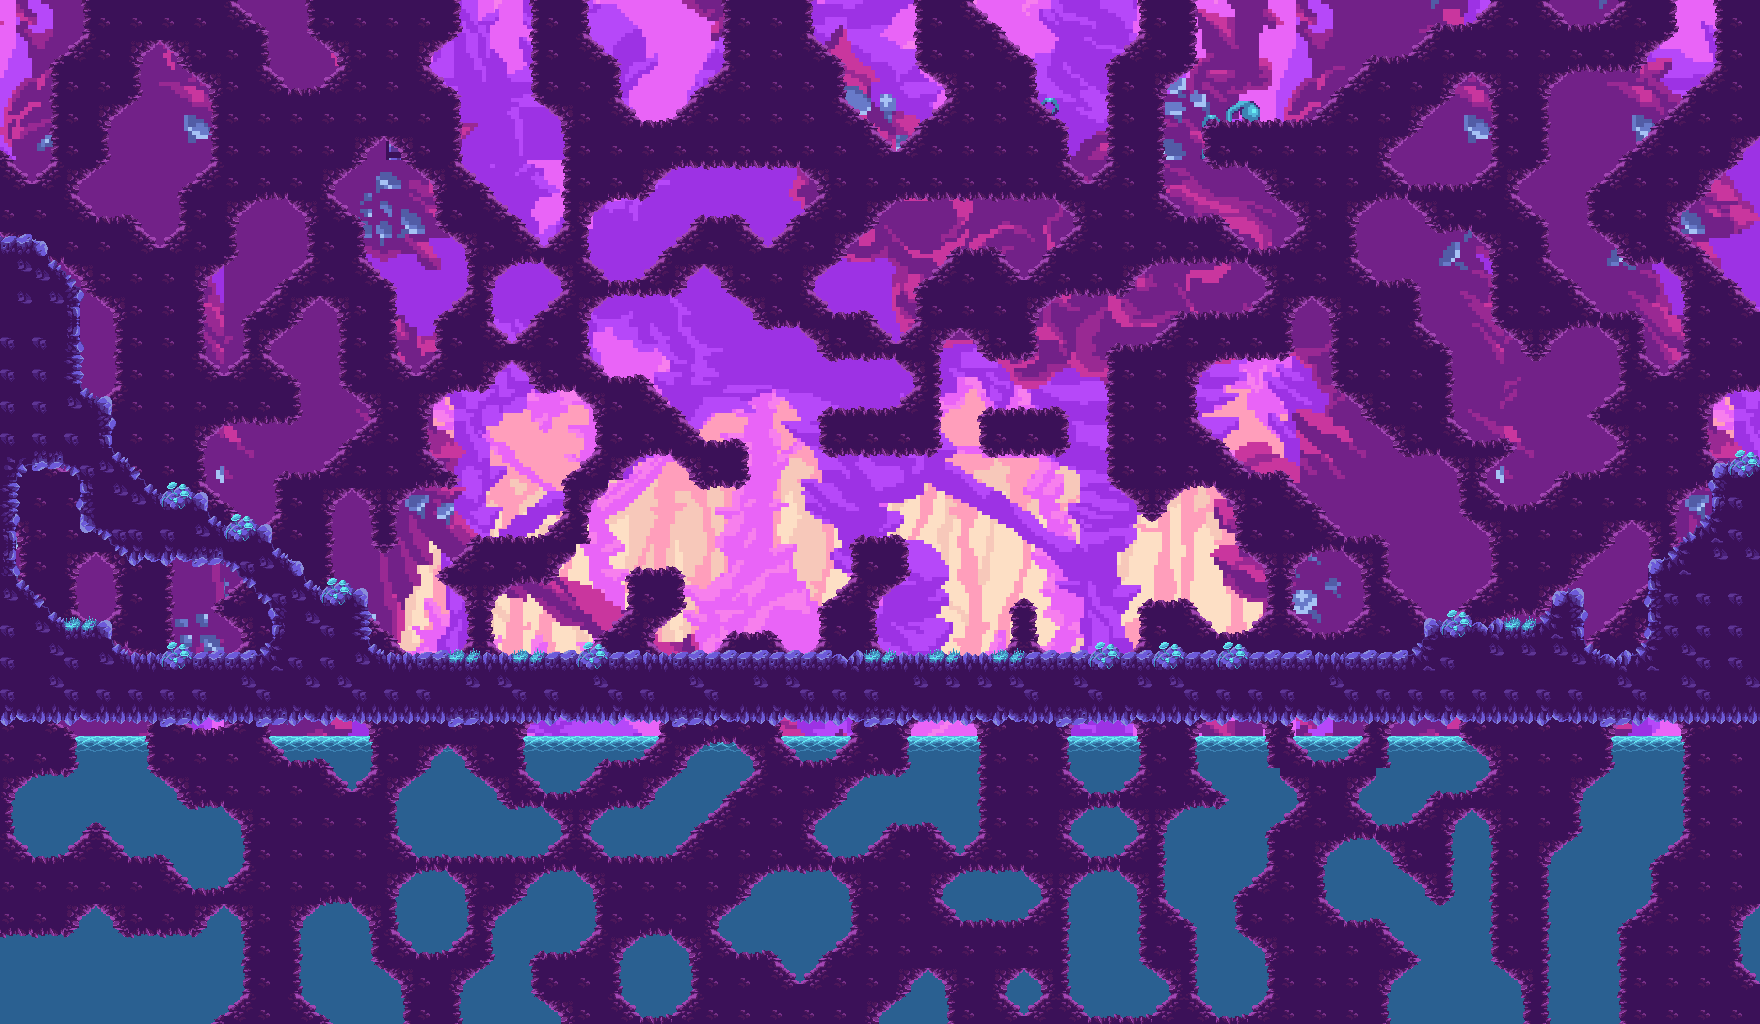

The image is a tile-based game level rendered from a .tmx file. Its description and source (layers, tilesets, objects; grid data summarised) follow:
An orthogonal 55x32 tile map with 32x32 px tiles, 3 tile layers (Props, Platforms, Ground), 3 tilesets and 4 objects.

<map version="1.2" tiledversion="1.2.5" orientation="orthogonal" renderorder="right-down" width="55" height="32" tilewidth="32" tileheight="32" infinite="0" nextlayerid="6" nextobjectid="1040">
 <tileset firstgid="1" name="title" tilewidth="32" tileheight="32" tilecount="880" columns="40">
  <image source="title.png" width="1280" height="720" />
 </tileset>
 <tileset firstgid="881" name="background2" tilewidth="32" tileheight="32" spacing="1" margin="1" tilecount="42" columns="7">
  <image source="background2.png" width="249" height="218" />
  <terraintypes>
   <terrain name="Rock" tile="-1" />
  </terraintypes>
  <tile id="4" terrain="0,0,0," />
  <tile id="5" terrain="0,0,," />
  <tile id="6" terrain="0,0,,0" />
  <tile id="11" terrain="0,,0," />
  <tile id="13" terrain=",0,,0" />
  <tile id="18" terrain="0,,0,0" />
  <tile id="19" terrain=",,0,0" />
  <tile id="20" terrain=",0,0,0" />
  <tile id="23" terrain=",,,0" />
  <tile id="24" terrain=",,0,0" />
  <tile id="25" terrain=",,0," />
  <tile id="30" terrain=",0,,0" />
  <tile id="31" terrain="0,0,0,0" />
  <tile id="32" terrain="0,,0," />
  <tile id="37" terrain=",0,," />
  <tile id="38" terrain="0,0,," />
  <tile id="39" terrain="0,,," />
 </tileset>
 <tileset firstgid="923" name="warped_caves_spritesheet32x32" tilewidth="32" tileheight="32" spacing="1" margin="1" tilecount="180" columns="18">
  <image source="warped_caves_spritesheet.png" width="595" height="331" />
  <terraintypes>
   <terrain name="Ground" tile="-1" />
  </terraintypes>
  <tile id="18" terrain=",,,0" />
  <tile id="19" terrain=",,0,0" />
  <tile id="20" terrain=",,0," />
  <tile id="36" terrain=",0,,0" />
  <tile id="37" terrain="0,0,0,0" />
  <tile id="38" terrain="0,,0," />
  <tile id="40" terrain=",,0,0" />
  <tile id="54" terrain=",0,," />
  <tile id="55" terrain="0,0,," />
  <tile id="56" terrain="0,,," />
  <tile id="72" terrain=",,,0" />
  <tile id="73" terrain=",,0,0" />
  <tile id="74" terrain=",,0," />
  <tile id="86" terrain=",,,0" />
  <tile id="87" terrain=",,0,0" />
  <tile id="88" terrain=",,0," />
  <tile id="90" terrain=",0,,0" />
  <tile id="91" terrain="0,0,0,0" />
  <tile id="92" terrain="0,,0," />
  <tile id="104" terrain=",0,,0" />
  <tile id="105" terrain="0,0,0,0" />
  <tile id="106" terrain="0,,0," />
  <tile id="108" terrain=",0,," />
  <tile id="109" terrain="0,0,," />
  <tile id="110" terrain="0,,," />
  <tile id="122" terrain=",0,," />
  <tile id="123" terrain="0,0,," />
  <tile id="124" terrain="0,,," />
  <tile id="130" terrain=",,0,0" />
  <tile id="134" terrain="0,0,0," />
  <tile id="135" terrain="0,0,," />
  <tile id="136" terrain="0,0,,0" />
  <tile id="140" terrain="0,0,0," />
  <tile id="141" terrain="0,0,," />
  <tile id="142" terrain="0,0,,0" />
  <tile id="152" terrain="0,,0," />
  <tile id="154" terrain=",0,,0" />
  <tile id="158" terrain="0,,0," />
  <tile id="160" terrain=",0,,0" />
  <tile id="170" terrain="0,,0,0" />
  <tile id="171" terrain=",,0,0" />
  <tile id="172" terrain=",0,0,0" />
  <tile id="176" terrain="0,,0,0" />
  <tile id="177" terrain=",,0,0" />
  <tile id="178" terrain=",0,0,0" />
 </tileset>
 <layer id="1" name="Props" width="55" height="32">
  <properties>
   <property name="Parallax" type="float" value="1" />
  </properties>
  <data>[1760 cells, 1760 non-empty, 882 distinct tile ids]</data>
 </layer>
 <layer id="2" name="Platforms" width="55" height="32">
  <properties>
   <property name="Parallax" type="float" value="1" />
  </properties>
  <data>[1760 cells, 1520 non-empty, 17 distinct tile ids]</data>
 </layer>
 <layer id="3" name="Ground" width="55" height="32">
  <properties>
   <property name="Navigation" type="int" value="1" />
   <property name="Parallax" type="float" value="1" />
  </properties>
  <data>[1760 cells, 256 non-empty, 37 distinct tile ids]</data>
 </layer>
 <objectgroup color="#00aa00" id="5" name="Colliders">
  <properties>
   <property name="Collision" type="bool" value="true" />
   <property name="Navigation" type="int" value="0" />
  </properties>
  <object id="1008" x="119.667" y="662.242" width="1442.67" height="133.758">
   <properties>
    <property name="Item" type="bool" value="true" />
   </properties>
  </object>
  <object id="1009" x="-11.333" y="-113.333" width="396" height="1151.33" />
  <object id="1011" x="1386.67" y="-176.667" width="373.333" height="1202" />
  <object id="1013" x="138.665" y="222" width="1442.67" height="128" />
 </objectgroup>
</map>
